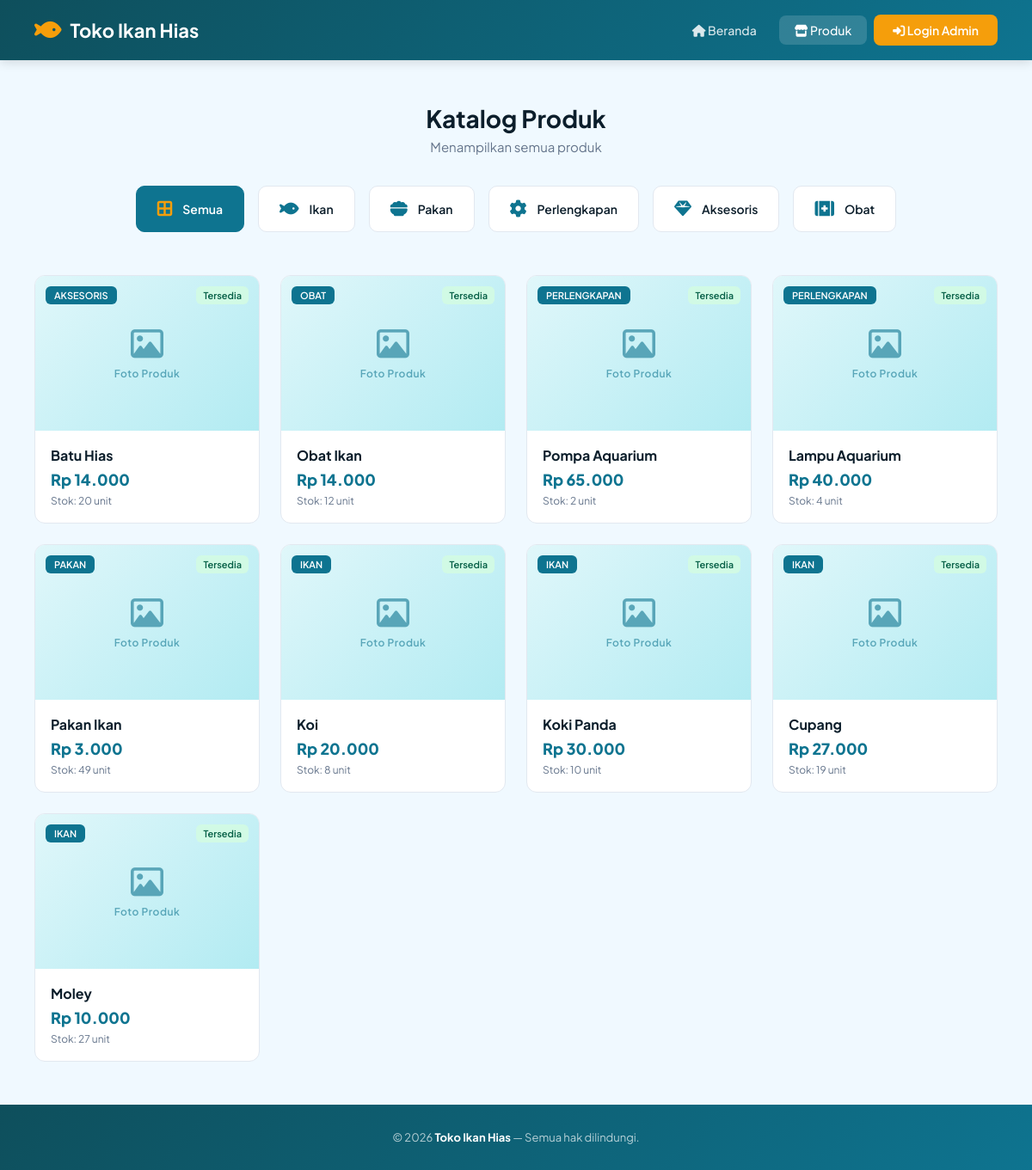
Screenshot of /MVC/index.php?page=produk with the database file from the repository.
### tables this page shows
CREATE TABLE kategori (
    id_kategori INT AUTO_INCREMENT,
    nama_kategori VARCHAR(30) NOT NULL,
    CONSTRAINT pk_kategori PRIMARY KEY (id_kategori),
    CONSTRAINT uq_kategori_nama UNIQUE (nama_kategori)
);

CREATE TABLE barang (
    id_barang INT AUTO_INCREMENT,
    id_kategori INT NOT NULL,
    nama_barang VARCHAR(50) NOT NULL,
    harga_jual DECIMAL(12, 2) NOT NULL DEFAULT 0.00,
    stok INT NOT NULL DEFAULT 0,
    stok_minimum INT NOT NULL DEFAULT 0,
    CONSTRAINT pk_barang PRIMARY KEY (id_barang),
    CONSTRAINT fk_barang_kategori FOREIGN KEY (id_kategori) REFERENCES kategori (id_kategori) ON UPDATE CASCADE ON DELETE RESTRICT,
    CONSTRAINT chk_barang_harga CHECK (harga_jual >= 0),
    CONSTRAINT chk_barang_stok CHECK (stok >= 0),
    CONSTRAINT chk_barang_stok_min CHECK (stok_minimum >= 0)
);

### MVC/Model/Kategori.php (called while the page is built, shortened)
<?php
require_once __DIR__ . '/../koneksi.php';
class Kategori
{
    private mysqli $conn;
    public function __construct()
    {
        global $conn;
        $this->conn = $conn;
    }
    public function semua(): array
    {
        $result = $this->conn->query('SELECT * FROM kategori ORDER BY id_kategori');
        return $result->fetch_all(MYSQLI_ASSOC);
    }
}

### MVC/Model/Barang.php (called while the page is built, shortened)
<?php
require_once __DIR__ . '/../koneksi.php';
class Barang
{
    private mysqli $conn;
    public function __construct()
    {
        global $conn;
        $this->conn = $conn;
    }
    public function semua(): array
    {
        $result = $this->conn->query(
            'SELECT b.*, k.nama_kategori
             FROM barang b
             JOIN kategori k ON k.id_kategori = b.id_kategori
             ORDER BY b.id_barang DESC'
        );
        return $result->fetch_all(MYSQLI_ASSOC);
    }
}

### MVC/View/guest/produk.php (the view, shortened to what this page needs)
<!DOCTYPE html>
<html lang="id">
<head>
    <link rel="stylesheet" href="https://cdnjs.cloudflare.com/ajax/libs/font-awesome/6.4.0/css/all.min.css">
    <link rel="stylesheet" href="View/style.css">
</head>
<body>
    <nav class="guest-nav">
        <a href="index.php" class="logo">
            <i class="fa-solid fa-fish"></i>
            <span>Toko Ikan Hias</span>
        </a>
        <div class="nav-links">
            <a href="index.php"><i class="fa-solid fa-house"></i> Beranda</a>
            <a href="index.php?page=produk" class="active"><i class="fa-solid fa-store"></i> Produk</a>
            <a href="index.php?page=login" class="btn-login"><i class="fa-solid fa-right-to-bracket"></i> Login Admin</a>
        </div>
    </nav>
    <section class="section" style="padding-bottom: 0;">
        <div class="section-title">
            <h2>Katalog Produk</h2>
            <p><?= $kategoriAktif ? 'Kategori: ' . htmlspecialchars(ucfirst($kategoriAktif['nama_kategori'])) : 'Menampilkan semua produk' ?></p>
        </div>
        <div class="category-grid">
            <a href="index.php?page=produk" class="category-card <?= !$kategoriAktif ? 'active' : '' ?>">
                <i class="fa-solid fa-border-all"></i>
                <span>Semua</span>
            </a>
            <?php
            $icons = ['ikan' => 'fa-fish', 'pakan' => 'fa-bowl-food', 'perlengkapan' => 'fa-gear', 'aksesoris' => 'fa-gem', 'obat' => 'fa-kit-medical'];
            foreach ($dataKategori as $kat):
                $icon = $icons[$kat['nama_kategori']] ?? 'fa-tag';
                $isActive = ($kategoriAktif && $kategoriAktif['id_kategori'] == $kat['id_kategori']) ? 'active' : '';
            ?>
            <a href="index.php?page=produk&kategori=<?= $kat['id_kategori'] ?>" class="category-card <?= $isActive ?>">
                <i class="fa-solid <?= $icon ?>"></i>
                <span><?= htmlspecialchars(ucfirst($kat['nama_kategori'])) ?></span>
            </a>
            <?php endforeach; ?>
        </div>
    </section>
    <section class="section">
        <?php if (empty($dataBarang)): ?>
            <div class="empty-state">
                <i class="fa-regular fa-folder-open"></i>
                <h2>Tidak ada produk</h2>
                <p>Belum ada produk dalam kategori ini.</p>
            </div>
        <?php else: ?>
        <div class="product-grid">
            <?php
            foreach ($dataBarang as $b):
                $stokClass = $b['stok'] <= $b['stok_minimum'] ? 'menipis' : 'aman';
                $stokLabel = $b['stok'] <= $b['stok_minimum'] ? 'Stok Menipis' : 'Tersedia';
                $imgPath = '';
            ?>
            <div class="product-card">
                <div class="product-img">
                    <span class="badge-kategori"><?= htmlspecialchars($b['nama_kategori']) ?></span>
                    <span class="badge-stok <?= $stokClass ?>"><?= $stokLabel ?></span>
                    <?php if ($imgPath): ?>
                        <img src="<?= $imgPath ?>" alt="<?= htmlspecialchars($b['nama_barang']) ?>">
                    <?php else: ?>
                        <div class="product-placeholder">
                            <i class="fa-regular fa-image"></i>
                            <span>Foto Produk</span>
                        </div>
                    <?php endif; ?>
                </div>
                <div class="product-info">
                    <h3><?= htmlspecialchars($b['nama_barang']) ?></h3>
                    <div class="price">Rp <?= number_format($b['harga_jual'], 0, ',', '.') ?></div>
                    <div class="stock">Stok: <?= $b['stok'] ?> unit</div>
                </div>
            </div>
            <?php endforeach; ?>
        </div>
        <?php endif; ?>
    </section>
    <footer class="guest-footer">
        <p>&copy; <?= date('Y') ?> <strong>Toko Ikan Hias</strong> — Semua hak dilindungi.</p>
    </footer>
</body>
</html>

### MVC/View/style.css (style rules this page uses)
:root { --primary: #0e7490; --primary-dark: #0c5f73; --primary-light: #e0f7fa; --accent: #f59e0b; --accent-hover: #d97706; --bg: #f0f9ff; --card-bg: #ffffff; --text-main: #0c1e2b; --text-muted: #64748b; --border: #e2e8f0; --danger: #ef4444; --success: #10b981; --shadow: 0 4px 20px rgba(14, 116, 144, .08); --shadow-lg: 0 10px 40px rgba(14, 116, 144, .12); --radius: 12px; --sidebar-w: 260px; }
* { box-sizing: border-box; margin: 0; padding: 0; }
body { font-family: 'Plus Jakarta Sans', 'Segoe UI', sans-serif; color: var(--text-main); background: var(--bg); }
a { text-decoration: none; color: inherit; }
.guest-nav { position: sticky; top: 0; z-index: 100; display: flex; align-items: center; justify-content: space-between; padding: 0 40px; height: 70px; background: linear-gradient(135deg, #0e4f5c, #0e7490); box-shadow: 0 2px 12px rgba(0,0,0,.15); }
.guest-nav .logo { display: flex; align-items: center; gap: 10px; font-size: 22px; font-weight: 700; color: #fff; }
.guest-nav .logo i { font-size: 28px; color: var(--accent); }
.guest-nav .nav-links { display: flex; align-items: center; gap: 8px; }
.guest-nav .nav-links a { padding: 8px 18px; border-radius: 8px; color: rgba(255,255,255,.85); font-size: 14px; font-weight: 500; transition: .2s; }
.guest-nav .nav-links a:hover, .guest-nav .nav-links a.active { background: rgba(255,255,255,.15); color: #fff; }
.guest-nav .nav-links .btn-login { background: var(--accent); color: #fff; padding: 9px 22px; border-radius: 8px; font-weight: 600; }
.section { padding: 50px 40px; }
.section-title { text-align: center; margin-bottom: 36px; }
.section-title h2 { font-size: 28px; font-weight: 700; color: var(--text-main); }
.section-title p { color: var(--text-muted); font-size: 15px; margin-top: 6px; }
.category-grid { display: flex; justify-content: center; gap: 16px; flex-wrap: wrap; }
.category-card { display: flex; align-items: center; gap: 12px; padding: 16px 24px; background: #fff; border: 1px solid var(--border); border-radius: 10px; transition: .2s; cursor: pointer; }
.category-card.active { background: var(--primary); color: #fff; border-color: var(--primary); }
.category-card i { font-size: 20px; color: var(--primary); }
.category-card.active i { color: var(--accent); }
.category-card span { font-size: 14px; font-weight: 600; }
.product-grid { display: grid; grid-template-columns: repeat(auto-fill, minmax(260px, 1fr)); gap: 24px; max-width: 1200px; margin: 0 auto; }
.product-card { background: #fff; border: 1px solid var(--border); border-radius: var(--radius); overflow: hidden; transition: .3s; }
.product-img { height: 180px; background: linear-gradient(135deg, #e0f7fa, #b2ebf2); display: flex; align-items: center; justify-content: center; position: relative; overflow: hidden; }
.product-placeholder { display: flex; flex-direction: column; align-items: center; justify-content: center; gap: 8px; color: var(--primary); opacity: 0.6; }
.product-placeholder i { font-size: 38px; }
.product-placeholder span { font-size: 12px; font-weight: 600; letter-spacing: .5px; }
.product-img .badge-kategori { position: absolute; top: 12px; left: 12px; z-index: 2; padding: 4px 10px; background: var(--primary); color: #fff; border-radius: 6px; font-size: 11px; font-weight: 600; text-transform: uppercase; }
.product-img .badge-stok { position: absolute; top: 12px; right: 12px; z-index: 2; padding: 4px 8px; border-radius: 6px; font-size: 11px; font-weight: 600; }
.badge-stok.aman { background: #d1fae5; color: #065f46; }
.product-info { padding: 18px; }
.product-info h3 { font-size: 16px; font-weight: 700; margin-bottom: 6px; }
.product-info .price { font-size: 18px; font-weight: 800; color: var(--primary); }
.product-info .stock { font-size: 12px; color: var(--text-muted); margin-top: 6px; }
.guest-footer { padding: 30px 40px; text-align: center; background: linear-gradient(135deg, #0e4f5c, #0e7490); color: rgba(255,255,255,.7); font-size: 13px; }
.guest-footer strong { color: #fff; }

### rows the page displays
kategori: nama_kategori "Ikan"
kategori: nama_kategori "Pakan"
kategori: nama_kategori "Perlengkapan"
kategori: nama_kategori "Aksesoris"
kategori: nama_kategori "Obat"
barang: id_kategori.nama_kategori "AKSESORIS", stokLabel "Tersedia", nama_barang "Batu Hias", harga_jual "14.000", stok "20"
barang: id_kategori.nama_kategori "OBAT", stokLabel "Tersedia", nama_barang "Obat Ikan", harga_jual "14.000", stok "12"
barang: id_kategori.nama_kategori "PERLENGKAPAN", stokLabel "Tersedia", nama_barang "Pompa Aquarium", harga_jual "65.000", stok "2"
barang: id_kategori.nama_kategori "PERLENGKAPAN", stokLabel "Tersedia", nama_barang "Lampu Aquarium", harga_jual "40.000", stok "4"
barang: id_kategori.nama_kategori "PAKAN", stokLabel "Tersedia", nama_barang "Pakan Ikan", harga_jual "3.000", stok "49"
barang: id_kategori.nama_kategori "IKAN", stokLabel "Tersedia", nama_barang "Koi", harga_jual "20.000", stok "8"
barang: id_kategori.nama_kategori "IKAN", stokLabel "Tersedia", nama_barang "Koki Panda", harga_jual "30.000", stok "10"
barang: id_kategori.nama_kategori "IKAN", stokLabel "Tersedia", nama_barang "Cupang", harga_jual "27.000", stok "19"
barang: id_kategori.nama_kategori "IKAN", stokLabel "Tersedia", nama_barang "Moley", harga_jual "10.000", stok "27"
